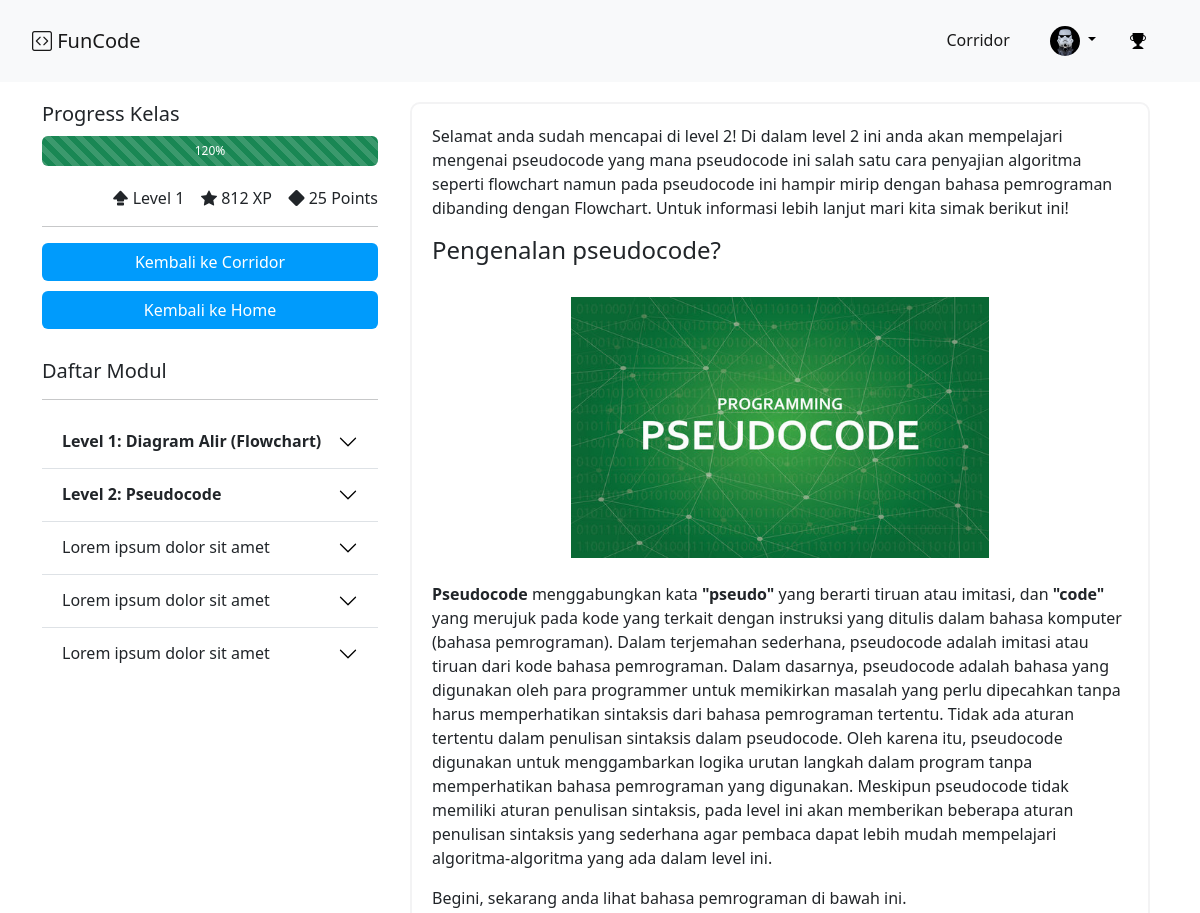
The app's page /courses/KYJhgJux5fsjdxA74IKQ.php (signed in, upper part), older data.
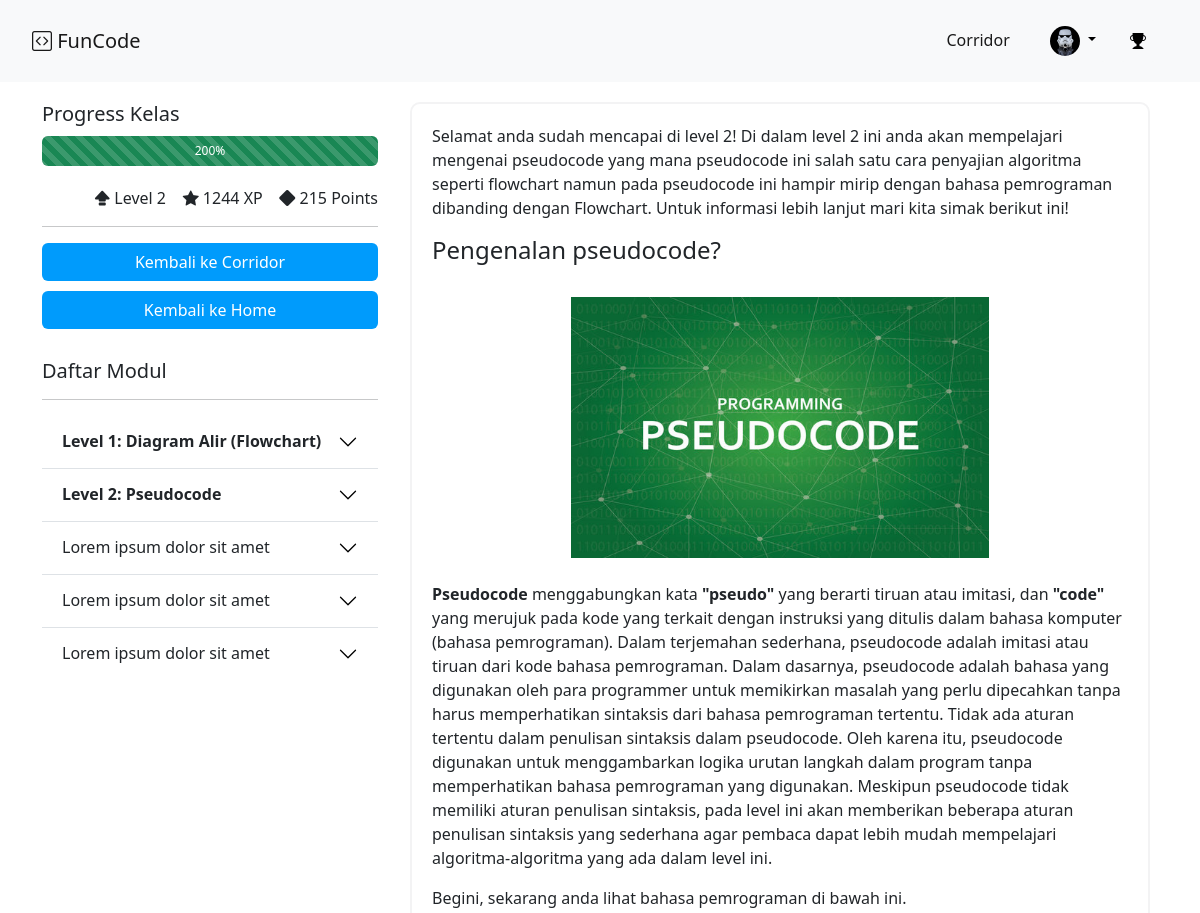
The same page, newer data.
### tables this page shows
CREATE TABLE `tb_user` (
  `id` int(11) NOT NULL,
  `email` text NOT NULL,
  `username` varchar(100) NOT NULL,
  `name` varchar(256) NOT NULL,
  `password` mediumtext NOT NULL,
  `kelas` varchar(20) NOT NULL,
  `admin` tinyint(1) NOT NULL,
  `photo_profile` text NOT NULL,
  `level` int(11) NOT NULL DEFAULT '1',
  `point` int(11) NOT NULL,
  `xp` int(11) NOT NULL,
  `badges` int(11) NOT NULL DEFAULT '0',
  `created_at` timestamp NOT NULL DEFAULT CURRENT_TIMESTAMP ON UPDATE CURRENT_TIMESTAMP,
  `updated_at` timestamp NOT NULL DEFAULT '0000-00-00 00:00:00'
);

### courses/KYJhgJux5fsjdxA74IKQ.php (the view, shortened to what the changed rows need)
<?php
	include('../db.php');
	if(!isset($_SESSION['name'])){
		header("Location: http://localhost/skripsi/");
	}else{
		$username = $_SESSION['username'];
		$query = "SELECT * FROM tb_user WHERE username='$username'";
		$hasil = mysqli_query($con, $query);
		$r = mysqli_fetch_assoc($hasil);
		$progress = intval(($_SESSION['curr_course']/5)*100);
		$progressBg = "";
		if($progress <=30){
			$progressBg = "bg-danger";
		}else if($progress<=60){
			$progressBg = "bg-warning";
		}else{
			$progressBg = "bg-success";
		}
	}
 ?>
<!DOCTYPE html>
<html>
<head>
    <link href="https://cdn.jsdelivr.net/npm/bootstrap@5.2.0/dist/css/bootstrap.min.css" rel="stylesheet"
>
    <link rel="stylesheet" type="text/css" href="../css/courses/style.css">
    <link rel="stylesheet" href="https://cdn.jsdelivr.net/npm/bootstrap-icons@1.9.1/font/bootstrap-icons.css">
    <link rel="stylesheet" type="text/css" href="https://cdn.datatables.net/1.12.1/css/dataTables.bootstrap5.min.css">
    <link href="https://cdn.jsdelivr.net/npm/froala-editor@latest/css/froala_editor.pkgd.min.css" rel="stylesheet"
        type="text/css" />
    <link rel="stylesheet" href="https://cdnjs.cloudflare.com/ajax/libs/froala-editor/4.0.17/css/froala_style.min.css"
 />
    <link href="https://cdn.jsdelivr.net/npm/froala-editor@latest/css/plugins/image.min.css" rel="stylesheet"
        type="text/css" />
    <link rel="stylesheet" href="https://unpkg.com/aos@next/dist/aos.css" />
</head>
<body>
    <div class="container">
        <div class="row">
            <div class="col-lg-4 order-lg-1 order-md-2">
                <div class="side-nav">
                    <div class="side-progress">
                        <div class="progress" style="height: 30px; margin-top: 10px;">
                            <div class="progress-bar <?php echo $progressBg; ?> progress-bar-striped" role="progressbar"
                                aria-label="Example with label"
                                style="width: <?php echo $progress . "%"; ?>;" aria-valuenow=" 25" aria-valuemin="0"
                                aria-valuemax="100"><?php echo $progress . "%"; ?></div>
                        </div>
                        <div class="element-game">
                            <span><i class="bi bi-capslock-fill"></i> Level <?php echo $r['level']; ?>
                                &nbsp;&nbsp;</span>
                            <span><i class="bi bi-star-fill"></i> <span id="xpUser"><?php echo $r['xp']; ?> XP</span>
                                &nbsp;&nbsp;</span>
                            <span><i class="bi bi-diamond-fill"></i> <span
                                    id="pointsUser"><?php echo $r['point']; ?></span> Points</span>
                        </div>
                    </div>
                    <div class="side-modules">
                        <div class="module-lists bg-light">
                            <div class="accordion accordion-flush" id="accordionFlushExample">
                                <div class="accordion-item">
                                    <h2 class="accordion-header" id="flush-headingOne">
                                        <button class="accordion-button collapsed" type="button"
                                            data-bs-toggle="collapse" data-bs-target="#flush-collapseOne"
                                            aria-expanded="false" aria-controls="flush-collapseOne">
                                            <b>Level 1: Diagram Alir (Flowchart)</b>
                                        </button>
                                    </h2>
                                </div>
                                <div class="accordion-item">
                                    <h2 class="accordion-header" id="flush-headingTwo">
                                        <button class="accordion-button collapsed" type="button"
                                            data-bs-toggle="collapse" data-bs-target="#flush-collapseTwo"
                                            aria-expanded="false" aria-controls="flush-collapseTwo">
                                            <b>Level 2: Pseudocode</b>
                                        </button>
                                    </h2>
                                </div>
                                <div class="accordion-item">
                                    <h2 class="accordion-header" id="flush-headingThree">
                                        <button class="accordion-button collapsed" type="button"
                                            data-bs-toggle="collapse" data-bs-target="#flush-collapseThree"
                                            aria-expanded="false" aria-controls="flush-collapseThree">
                                            Lorem ipsum dolor sit amet
                                        </button>
                                    </h2>
                                </div>
                                <div class="accordion-item">
                                    <h2 class="accordion-header" id="flush-headingFour">
                                        <button class="accordion-button collapsed" type="button"
                                            data-bs-toggle="collapse" data-bs-target="#flush-collapseFour"
                                            aria-expanded="false" aria-controls="flush-collapseFour">
                                            Lorem ipsum dolor sit amet
                                        </button>
                                    </h2>
                                </div>
                                <div class="accordion-item">
                                    <h2 class="accordion-header" id="flush-headingFive">
                                        <button class="accordion-button collapsed" type="button"
                                            data-bs-toggle="collapse" data-bs-target="#flush-collapseFive"
                                            aria-expanded="false" aria-controls="flush-collapseFive">
                                            Lorem ipsum dolor sit amet
                                        </button>
                                    </h2>
                                </div>
                            </div>
                        </div>
                    </div>
                </div>
            </div>
        </div>
    </div>
</body>
</html>

Row changes from the older to the newer data that the page shows:
changed tb_user: level "1" → "2"; xp "812" → "1244"; point "25" → "215"
Text that changed along with them:
$progress: "120" → "200"
